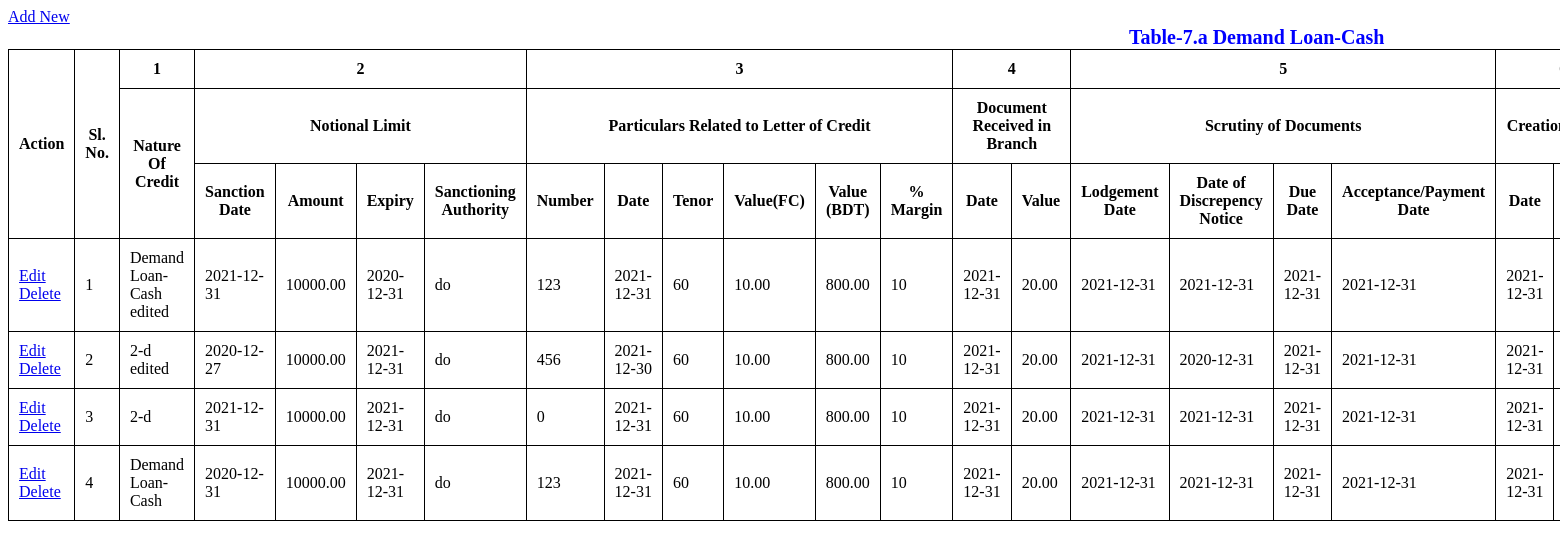
The app's page /Table-7aDemandLoanCash.php with its own data.
### tables this page shows
CREATE TABLE `form7a` (
  `form7a_id` int(11) NOT NULL,
  `form7a_natureOfCredit` varchar(100) DEFAULT NULL,
  `form7a_notionalLimitSanctionDate` date DEFAULT NULL,
  `form7a_notionalLimitAmount` decimal(15,2) DEFAULT NULL,
  `form7a_notionalLimitExpiry` date DEFAULT NULL,
  `form7a_sanctioningAuthority` varchar(20) DEFAULT NULL,
  `form7a_lcNo` int(11) NOT NULL,
  `form7a_lcDate` date DEFAULT NULL,
  `form7a_lcTenor` int(11) DEFAULT NULL,
  `form7a_lcValueFc` decimal(15,2) DEFAULT NULL,
  `form7a_lcValueBdt` decimal(15,2) DEFAULT NULL,
  `form7a_lcMarginPercentage` int(11) DEFAULT NULL,
  `form7a_dateDocumentReceivedInBranch` date DEFAULT NULL,
  `form7a_documentValue` decimal(15,2) DEFAULT NULL,
  `form7a_lodgementDate` date DEFAULT NULL,
  `form7a_dateDiscrepencyNotice` date DEFAULT NULL,
  `form7a_dueDate` date DEFAULT NULL,
  `form7a_acceptancePaymentDate` date DEFAULT NULL,
  `form7a_padCreatoionDate` date DEFAULT NULL,
  `form7a_padAmount` decimal(15,2) DEFAULT NULL,
  `form7a_sourceOfAdjustment` varchar(20) DEFAULT NULL,
  `form7a_billEntryMatchingDate` date DEFAULT NULL,
  `form7a_amountSinceeAdjusted` decimal(15,2) DEFAULT NULL,
  `form7a_presentOutstanding` decimal(15,2) DEFAULT NULL,
  `form7a_forcedLoanCreationDate` date DEFAULT NULL,
  `form7a_forcedLoanCreationReason` varchar(100) DEFAULT NULL,
  `form7a_classificationStatus` varchar(10) DEFAULT NULL,
  `form7a_litigableAmount` decimal(15,2) DEFAULT NULL,
  `form7a_remarks` varchar(100) DEFAULT NULL
);

### Table-7aDemandLoanCash.php (the view, shortened to what this page needs)
<?php include('functions/connection.php');
?>
<!DOCTYPE html>
<html lang="en">
<head>
  <link rel="stylesheet" href="style.css" />
</head>
<body>
  <a href="Form-7a_insert.php" target="_blank"> Add New</a>
  <table>
    <caption>
      Table-7.a Demand Loan-Cash
    </caption>
    <thead>
      <tr>
        <th rowspan="3">Action</th>
        <th rowspan="3">Sl. No.</th>
        <th>1</th>
        <th colspan="4">2</th>
        <th colspan="6">3</th>
        <th colspan="2">4</th>
        <th colspan="4">5</th>
        <th colspan="2">6</th>
      </tr>
      <tr>
        <th rowspan="2">Nature Of Credit</th>
        <th colspan="4">Notional Limit</th>
        <th colspan="6">Particulars Related to Letter of Credit</th>
        <th colspan="2">Document Received in Branch</th>
        <th colspan="4">Scrutiny of Documents</th>
        <th colspan="2">Creation of PAD</th>
      </tr>
      <tr>
        <th>Sanction Date</th>
        <th>Amount</th>
        <th>Expiry</th>
        <th>Sanctioning Authority</th>
        <th>Number</th>
        <th>Date</th>
        <th>Tenor</th>
        <th>Value(FC)</th>
        <th>Value (BDT)</th>
        <th>% Margin</th>
        <th>Date</th>
        <th>Value</th>
        <th>Lodgement Date</th>
        <th>Date of Discrepency Notice</th>
        <th>Due Date</th>
        <th>Acceptance/Payment Date</th>
        <th>Date</th>
        <th>Amount</th>
      </tr>
    </thead>
    <tbody>
      <?php
      $sql = "SELECT * FROM `form7a`";
      $result = $conn->query($sql);
      $i = 1;
      ?>
      <?php while ($row = mysqli_fetch_array($result)) : ?>
        <tr>
          <td>
            <a target="_blank" href="<?php echo 'Form-7a_update.php?form7a_id=' . $row['form7a_id']; ?>">Edit</a>
            <a target="_blank" href="<?php echo $_SERVER['SCRIPT_NAME'] . '?form7a_id=' . $row['form7a_id']; ?>" onClick="return confirm('Are You sure to Delete?')">Delete</a>
          </td>
          <td><?php echo $i++; ?></td>
          <td><?php echo $row['form7a_natureOfCredit']; ?></td>
          <td><?php echo $row['form7a_notionalLimitSanctionDate']; ?></td>
          <td><?php echo $row['form7a_notionalLimitAmount']; ?></td>
          <td><?php echo $row['form7a_notionalLimitExpiry']; ?></td>
          <td><?php echo $row['form7a_sanctioningAuthority']; ?></td>
          <td><?php echo $row['form7a_lcNo']; ?></td>
          <td><?php echo $row['form7a_lcDate']; ?></td>
          <td><?php echo $row['form7a_lcTenor']; ?></td>
          <td><?php echo $row['form7a_lcValueFc']; ?></td>
          <td><?php echo $row['form7a_lcValueBdt']; ?></td>
          <td><?php echo $row['form7a_lcMarginPercentage']; ?></td>
          <td><?php echo $row['form7a_dateDocumentReceivedInBranch']; ?></td>
          <td><?php echo $row['form7a_documentValue']; ?></td>
          <td><?php echo $row['form7a_lodgementDate']; ?></td>
          <td><?php echo $row['form7a_dateDiscrepencyNotice']; ?></td>
          <td><?php echo $row['form7a_dueDate']; ?></td>
          <td><?php echo $row['form7a_acceptancePaymentDate']; ?></td>
          <td><?php echo $row['form7a_padCreatoionDate']; ?></td>
          <td><?php echo $row['form7a_padAmount']; ?></td>
        </tr>
      <?php endwhile; ?>
    </tbody>
  </table>
</body>
</html>

### style.css (style rules this page uses)
table, th, td { border: 1px solid black; border-collapse: collapse; padding: 10px; }
caption { font-weight: bolder; color: blue; font-size: 20px; }

### records on screen
form7a: form7a_natureOfCredit "Demand Loan-Cash edited", form7a_notionalLimitSanctionDate "2021-12-31", form7a_notionalLimitAmount "10000.00", form7a_notionalLimitExpiry "2020-12-31", form7a_sanctioningAuthority "do", form7a_lcNo "123", form7a_lcDate "2021-12-31", form7a_lcTenor "60", form7a_lcValueFc "10.00", form7a_lcValueBdt "800.00", form7a_lcMarginPercentage "10", form7a_dateDocumentReceivedInBranch "2021-12-31", form7a_documentValue "20.00", form7a_lodgementDate "2021-12-31", form7a_dateDiscrepencyNotice "2021-12-31", form7a_dueDate "2021-12-31", form7a_acceptancePaymentDate "2021-12-31", form7a_padCreatoionDate "2021-12-31"
form7a: form7a_natureOfCredit "2-d edited", form7a_notionalLimitSanctionDate "2020-12-27", form7a_notionalLimitAmount "10000.00", form7a_notionalLimitExpiry "2021-12-31", form7a_sanctioningAuthority "do", form7a_lcNo "456", form7a_lcDate "2021-12-30", form7a_lcTenor "60", form7a_lcValueFc "10.00", form7a_lcValueBdt "800.00", form7a_lcMarginPercentage "10", form7a_dateDocumentReceivedInBranch "2021-12-31", form7a_documentValue "20.00", form7a_lodgementDate "2021-12-31", form7a_dateDiscrepencyNotice "2020-12-31", form7a_dueDate "2021-12-31", form7a_acceptancePaymentDate "2021-12-31", form7a_padCreatoionDate "2021-12-31"
form7a: form7a_natureOfCredit "2-d", form7a_notionalLimitSanctionDate "2021-12-31", form7a_notionalLimitAmount "10000.00", form7a_notionalLimitExpiry "2021-12-31", form7a_sanctioningAuthority "do", form7a_lcNo "0", form7a_lcDate "2021-12-31", form7a_lcTenor "60", form7a_lcValueFc "10.00", form7a_lcValueBdt "800.00", form7a_lcMarginPercentage "10", form7a_dateDocumentReceivedInBranch "2021-12-31", form7a_documentValue "20.00", form7a_lodgementDate "2021-12-31", form7a_dateDiscrepencyNotice "2021-12-31", form7a_dueDate "2021-12-31", form7a_acceptancePaymentDate "2021-12-31", form7a_padCreatoionDate "2021-12-31"
form7a: form7a_natureOfCredit "Demand Loan-Cash", form7a_notionalLimitSanctionDate "2020-12-31", form7a_notionalLimitAmount "10000.00", form7a_notionalLimitExpiry "2021-12-31", form7a_sanctioningAuthority "do", form7a_lcNo "123", form7a_lcDate "2021-12-31", form7a_lcTenor "60", form7a_lcValueFc "10.00", form7a_lcValueBdt "800.00", form7a_lcMarginPercentage "10", form7a_dateDocumentReceivedInBranch "2021-12-31", form7a_documentValue "20.00", form7a_lodgementDate "2021-12-31", form7a_dateDiscrepencyNotice "2021-12-31", form7a_dueDate "2021-12-31", form7a_acceptancePaymentDate "2021-12-31", form7a_padCreatoionDate "2021-12-31"
